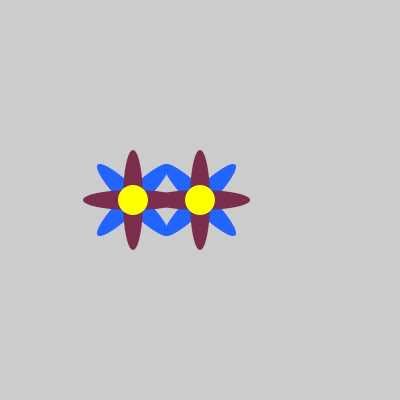
Frame 1 (no input)
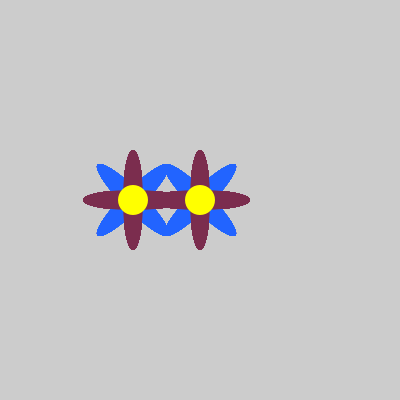
Frame 60 (the mouse pressed at the canvas centre just before this capture)
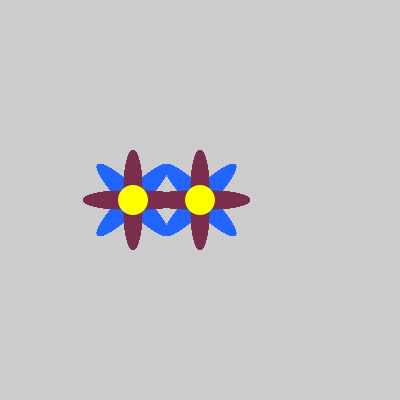
Frame 120 (the mouse held since frame 60 and released just before this capture)

The Processing sketch that drew these frames (run headless with seeded random() and noise(); from frame 60 on, the mouse is pressed at the canvas centre):

// Processing sketch: processing_105804
// ── processing_105804.pde

int petalWidth = 100;
color petalCol_a = color(34,100,255);
color petalCol_b = color(123,45,78);
color centerCol_a = color(255, 255, 0);
int centerWidth_a = 30;

void setup(){
size(400, 400);
noStroke();
}

void draw(){
  pushMatrix();
  translate(width/2,height/2);
  petals();
  popMatrix();
  
  pushMatrix();
  translate(width/3,height/2);
  petals();
  popMatrix();
}  

//FUNCTIONS FOR FLOWERS
void petals(){

  //petals rectangle
  pushMatrix();
  rotate(radians(45));
  fill(petalCol_a);
  ellipse (0, 0, 20, petalWidth);
  ellipse (0,0, petalWidth, 20);
  popMatrix();
  
  //petals rectangle
  fill(petalCol_b);
  ellipse(0, 0, 20, petalWidth);
  ellipse(0, 0, petalWidth, 20);
  
  //center of the flower
  fill(centerCol_a);
  ellipse(0,0,centerWidth_a,centerWidth_a);
  
}
